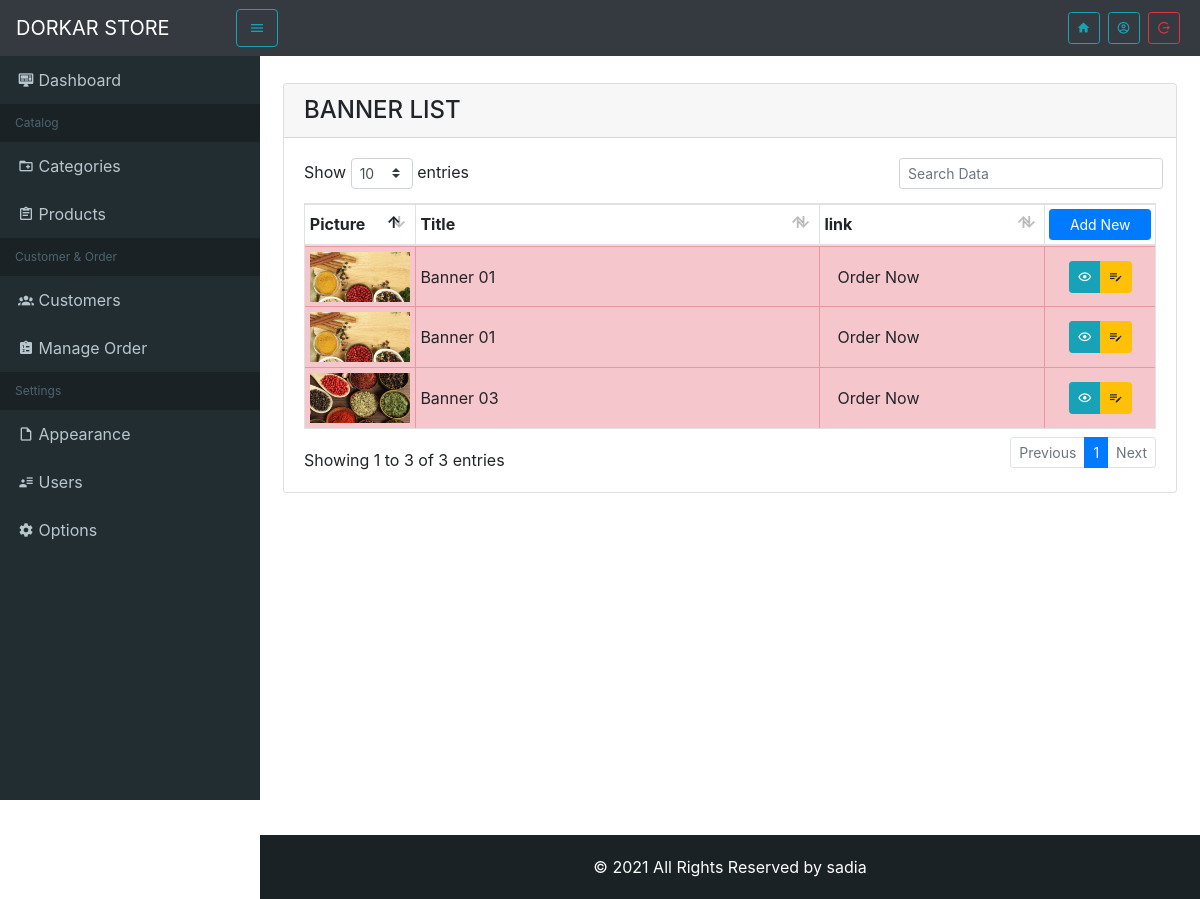
/server/settings/banners, run on the app's committed database.
### tables this page shows
CREATE TABLE `ci_settings` (
  `id` tinyint(10) UNSIGNED NOT NULL,
  `key` varchar(50) NOT NULL,
  `value` varchar(50) NOT NULL
);

CREATE TABLE `ci_banners` (
  `id` smallint(6) UNSIGNED NOT NULL,
  `title` varchar(100) NOT NULL,
  `thumb` varchar(255) NOT NULL,
  `link` varchar(255) DEFAULT NULL,
  `link_text` varchar(30) DEFAULT NULL,
  `status` tinyint(1) UNSIGNED NOT NULL DEFAULT 0
);

### application/core/PreLoader.php (called while the page is built, shortened)
<?php defined('BASEPATH') OR exit('No direct script access allowed');
 class PreLoader extends CI_Loader{
    public function server($part_name, $vars = array(), $return = FALSE){
        if($return):
            $content  = $this->view('backend/header', $vars, $return);
            $content .= $this->view('backend/'.$part_name, $vars, $return);
            $content .= $this->view('backend/header', $vars, $return);
            return $content;
        else:
            $this->view('backend/header', $vars);
            $this->view('backend/'.$part_name, $vars);
        endif;
    }
}
?>

### application/controllers/server/Settings.php (called while the page is built, shortened)
<?php
class Settings extends CI_Controller{
    public function banners($crud = 'list'){
        if($crud==='list'){
            $data['title']='Banner List';
            $this->load->server('settings/banners',$data);
        }
    }
}

### index.php (called while the page is built, shortened)
<?php
require_once BASEPATH.'core/CodeIgniter.php';

### application/helpers/script_helper.php (called while the page is built, shortened)
<?php defined('BASEPATH') OR exit('No direct script access allowed');
if (!function_exists('menu_toggle')) {
    function menu_toggle($value=''){
        $data = true;
        if($data==true){ return $value; }
    }
}

### application/helpers/common_helper.php (called while the page is built, shortened)
<?php defined('BASEPATH') OR exit('No direct script access allowed');
if(!function_exists('setting')){
    function setting($key){
        $gi = & get_instance();
        return $gi->db->get_where('settings', array('key'=>$key))->row()->value;
    }
}

### application/models/HomeModel.php (called while the page is built, shortened)
<?php
class HomeModel extends CI_Model{
    public function banner($full=false){
        if ($full) {
            return $this->db->get('banners')->result();
        }else{
            return $this->db
            ->get_where('banners',array('status' => 1))
            ->result();
        }
    }
}

### application/views/backend/settings/banners.php (the view, shortened to what this page needs)
<div class="container-fluid">
	<div class="row p-2">
		<div class="col-12">
		<div class="card">
        <div class="card-header">
            <h4 class="card-title text-uppercase m-0"><?=$title?></h4>
        </div>
		<div class="card-body">
			<table id="tableSlider" class="table table-data table-bordered table-sm">
				<thead>
					<tr>
						<th class="pb-2 clean" width="55">Picture</th>
						<th class="pb-2">Title</th>
						<th class="pb-2" width="200">link</th>
						<th class="p-1 clean"><a href="<?=base_url('server/products/new')?>" class="btn btn-primary btn-sm btn-block">Add New</a></th>
					</tr>
				</thead>
				<tbody>
				<?php foreach ($this->hm->banner(true) as $key => $data):?>
				<tr class="<?=$data->status==0?'table-danger':''?>">
					<td class="text-center"><img src="<?=$data->thumb?>" alt="<?=$data->title?>" height="50"></td>
					<td><?=$data->title?></td>
					<td><a href="<?=$data->link_text?>" terget="_blank" class="btn btn-llink"><?=$data->link_text?></a></td>
					<td class="tools text-center" width="100">
						<div class="btn-group">
							<button type="button" onClick="status(<?=$data->id?>)" class="btn btn-info btn-sm">
								<i class="mdi mdi-eye-outline"></i>
							</button>
							<a href="<?=base_url('server/products/edit/'.$data->id)?>" class="btn btn-warning btn-sm">
								<i class="mdi mdi-playlist-edit"></i>
							</a>
						</div>
					</td>
				</tr>
				<?php endforeach;?>
				</tbody>
			</table>
		</div>
		</div>
		</div>
	</div>
</div>

### application/views/backend/header.php (shortened to what this page needs)
<!DOCTYPE html>
<html lang="en">
<head>
	<link href="<?=base_url();?>assets/vendors/mdi/css/materialdesignicons.min.css" rel="stylesheet" >
	<link href="<?=base_url();?>assets/vendors/bootstrap/bootstrap.min.css" rel="stylesheet">
	<link href="<?=base_url();?>assets/vendors/wysihtml5/wysihtml5.min.css" rel="stylesheet"/>
	<link href="<?=base_url();?>assets/vendors/datatables/datatables.css" rel="stylesheet"/>
	<link href="<?=base_url();?>assets/vendors/Croppie/croppie.css" rel="stylesheet"/>
	<link href="<?=base_url();?>assets/styles/server.css" rel="stylesheet"/>
</head>
<body>
<div id="appRoot">
<aside class="app-sidebar <?=menu_toggle('active')?>">
	<nav class="navbar navbar-expand-lg navbar-dark bg-dark">
		<a class="navbar-brand" href="<?=base_url()?>"> <?=setting('store_name')?>  </a>
	</nav>
	<ul class="sidebar-menu">
		<li>
			<a href="<?=base_url('server')?>">
				<i class="mdi mdi-desktop-mac-dashboard"></i>
				<span class='mtxt'> Dashboard </span>
			</a>
		</li>
		<li class="header"> Catalog </li>
		<li><a href="<?=base_url('server/categories')?>"><i class="mdi mdi-folder-plus-outline"></i> <span class='mtxt'> Categories </span> </a></li>
		<li><a href="<?=base_url('server/products')?>"><i class="mdi mdi-clipboard-text-outline"></i> <span class='mtxt'> Products </span></a></li>
		<li class="header"> Customer & Order </li>
		<li><a href="<?=base_url('server/customers')?>"><i class="mdi mdi-account-group"></i><span class='mtxt'> Customers </span> </a></li>
		<li><a href="<?=base_url('server/orders')?>"><i class="mdi mdi-clipboard-list"></i><span class='mtxt'> Manage Order </span> </a></li>
		<li class="header"> Settings </li>
		<li class="treeview">
			<a href="javascript:void(0)">
				<i class="mdi mdi-file-outline"></i><span class="mtxt"> Appearance </span>
			</a>
		</li>
		<li><a href="<?=base_url('profile')?>"><i class="mdi mdi-account-details"></i> <span class='mtxt'> Users </span></a></li>
		<li><a href="<?=base_url('server/settings')?>"><i class="mdi mdi-settings"></i> <span class='mtxt'> Options </span></a></li>
	</ul>
</aside>
<header class="app-header">
	<nav class="navbar navbar-expand-lg navbar-dark bg-dark">
		<div class="brand">
			<a class="navbar-brand text-uppercase" href="<?=base_url('server')?>"><?=setting('store_name')?> </a>
		</div>
		<button type="button" onClick="toggleSidebar()" class="btn btn-outline-info">
			<i class="mdi mdi-menu"></i>
		</button>
		<a href="<?=base_url()?>" target="_blank" class="ml-auto  btn-sm mr-1 btn btn-outline-info">
			<i class="mdi mdi-home"></i>
		</a>
		<div class="menu ">
			<div class="dropdown">
				<button type="button" class="btn btn-sm btn-outline-info mx-1" data-toggle="dropdown">
					<i class="mdi mdi-account-circle-outline"></i>
				</button>
			</div>
			<button type="button" class="btn btn-sm btn-outline-danger mr-1" data-toggle="modal" data-target="#exitConfirm">
				<i class="mdi mdi-location-exit"></i>
			</button>
		</div>
	</nav>
</header>
<main class="app-body <?=menu_toggle('active')?>">

### assets/styles/server.css (style rules this page uses)
table.dataTable tbody th, table.dataTable tbody td { vertical-align: middle; }
header.app-header { top: 0; left: 0; right: 0; width: 100%; z-index: 999; position: fixed; }
header.app-header .brand { display: none; }
@media (min-width:991px) { header.app-header .brand { display: block; width: 220px; } }
header.app-header .menu .dropdown { display: inline-block; }
aside.app-sidebar { top: 0; left: -260px; width: 260px; z-index: 888; height: 100vh; position: fixed; overflow-y: auto; overflow-x: hidden; transition: all 0.5s ease; background-color: #222d32; }
aside.app-sidebar.active { left: 0!important; }
.sidebar-menu { margin: 0; padding: 0; list-style: none; background-color: #222d32; }
.sidebar-menu>li { margin: 0; padding: 0; position: relative; }
.sidebar-menu>li>a { padding: 12px 5px 12px 15px; display: block; border-left: 3px solid transparent; color: #b8c7ce; }
.sidebar-menu li.header { padding: 10px 25px 10px 15px; font-size: 12px; color: #4b646f; background: #1a2226; }
.sidebar-menu a { color: #b8c7ce; text-decoration: none; }
main.app-body { margin-left: 0; margin-top: 75px; min-height: 95vh; transition: all 0.5s ease; }
@media (min-width:991px) { main.app-body.active { margin-left: 260px!important; } }

### data on the page
ci_settings: value "DORKAR STORE"
ci_banners: thumb (picture), title "Banner 01", link_text "Order Now"
ci_banners: thumb (picture), title "Banner 01", link_text "Order Now"
ci_banners: thumb (picture), title "Banner 03", link_text "Order Now"

### other printed values
$title "BANNER LIST"
